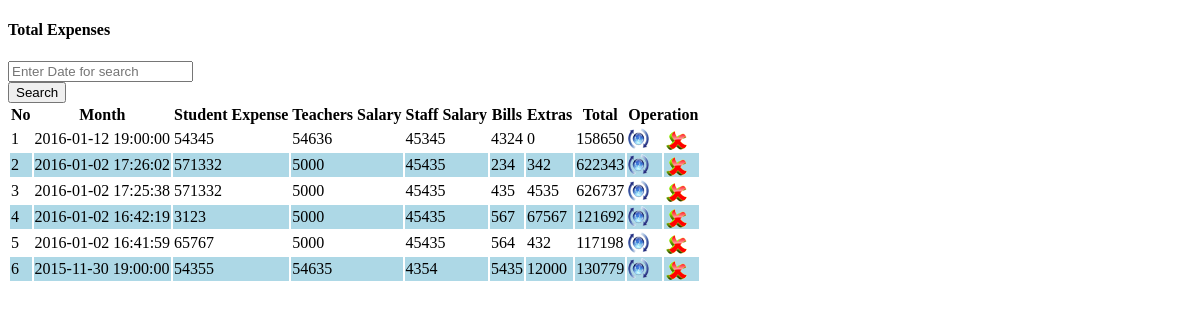
Page /View_Expenses.php on the committed database.
### tables this page shows
CREATE TABLE `expenses` (
  `exp_id` int(11) NOT NULL,
  `date` timestamp NOT NULL DEFAULT CURRENT_TIMESTAMP,
  `student_expense` int(11) NOT NULL,
  `teachers_salary` int(11) NOT NULL,
  `staff_salary` int(11) NOT NULL,
  `bills` int(11) NOT NULL,
  `extras` int(11) NOT NULL DEFAULT '0'
);

### View_Expenses.php (the view, shortened to what this page needs)
<!DOCTYPE html PUBLIC "-//W3C//DTD XHTML 1.0 Transitional//EN" "http://www.w3.org/TR/xhtml1/DTD/xhtml1-transitional.dtd">
<html xmlns="http://www.w3.org/1999/xhtml">
<head>
<link rel="stylesheet" type="text/css" href="css/style_view.css" />
</head>
<body>
<div class="col-md-12  view-form-style">
<div class="col-md-12 entry-head margin-20b">
    <h4 class="left">Total Expenses</h4>
</div>
<form role="form" data-toggle="validator" method="post" class="form-horizontal">
    <div class="form-group">
        <div class="col-md-9 col-md-offset-1     col-xs-9 col-sm-10">
            <input type="text" class="form-control" name="searchtxt" Placeholder="Enter Date for search" autocomplete="off"/></div>
        <input type="submit" name="btnsearch" value="Search" class="btn btn-info"/>
    </div>
</form>
<div class="table-responsive">
	<form method="post">
        <table class="table table-bordered">
        <tr>
        	<th>No</th>
            <th>Month</th>
            <th>Student Expense</th>
            <th>Teachers Salary</th>
            <th>Staff Salary</th>
            <th>Bills</th>
            <th>Extras</th>
            <th>Total</th>
            <th colspan="2">Operation</th>
      	</tr>
         <?php
		 $key="";
	if($key !="")
		$sql_sel=mysql_query("SElECT * FROM expenses WHERE date like '%$key%' ");
	else
        $sql_sel  =mysql_query("SELECT exp_id,date,student_expense,teachers_salary,staff_salary,bills,extras, (teachers_salary+staff_salary+bills+extras+student_expense) as tot FROM expenses ORDER BY date DESC;");
    $i=0;
    while($row=mysql_fetch_array($sql_sel)){
    $i++;
    $color=($i%2==0)?"lightblue":"white";
    ?>
      <tr bgcolor="<?php echo $color?>">
          <td><?php echo $i;?></td>
          <td><?php echo $row['date'];?></td>
          <td><?php echo $row['student_expense'];?></td>
          <td><?php echo $row['teachers_salary'];?></td>
          <td><?php echo $row['staff_salary'];?></td>
          <td><?php echo $row['bills'];?></td>
          <td><?php echo $row['extras'];?></td>
          <td><?php echo $total=$row['teachers_salary']+$row['staff_salary']+$row['bills']+$row['extras']+$row['student_expense'];?></td>
          <td><a href="?tag=expense_entry&opr=upd&rs_id=<?php echo $row['exp_id'];?>" title="Upate"><img src="picture/update.png" /></a></td>
          <td><a href="?tag=view_expense&opr=del&rs_id=<?php echo $row['exp_id'];?>" title="Delete"><img src="picture/delete.png" /></a></td>
        </tr>
    <?php
    }
    ?>
   	</table>
 	</form>
</div>
</body>
</html>

### rows in the picture
expenses: date "2016-01-12 19:00:00", student_expense "54345", teachers_salary "54636", staff_salary "45345", bills "4324", extras "0", teachers_salary+staff_salary+bills "158650"
expenses: date "2016-01-02 17:26:02", student_expense "571332", teachers_salary "5000", staff_salary "45435", bills "234", extras "342", teachers_salary+staff_salary+bills "622343"
expenses: date "2016-01-02 17:25:38", student_expense "571332", teachers_salary "5000", staff_salary "45435", bills "435", extras "4535", teachers_salary+staff_salary+bills "626737"
expenses: date "2016-01-02 16:42:19", student_expense "3123", teachers_salary "5000", staff_salary "45435", bills "567", extras "67567", teachers_salary+staff_salary+bills "121692"
expenses: date "2016-01-02 16:41:59", student_expense "65767", teachers_salary "5000", staff_salary "45435", bills "564", extras "432", teachers_salary+staff_salary+bills "117198"
expenses: date "2015-11-30 19:00:00", student_expense "54355", teachers_salary "54635", staff_salary "4354", bills "5435", extras "12000", teachers_salary+staff_salary+bills "130779"
